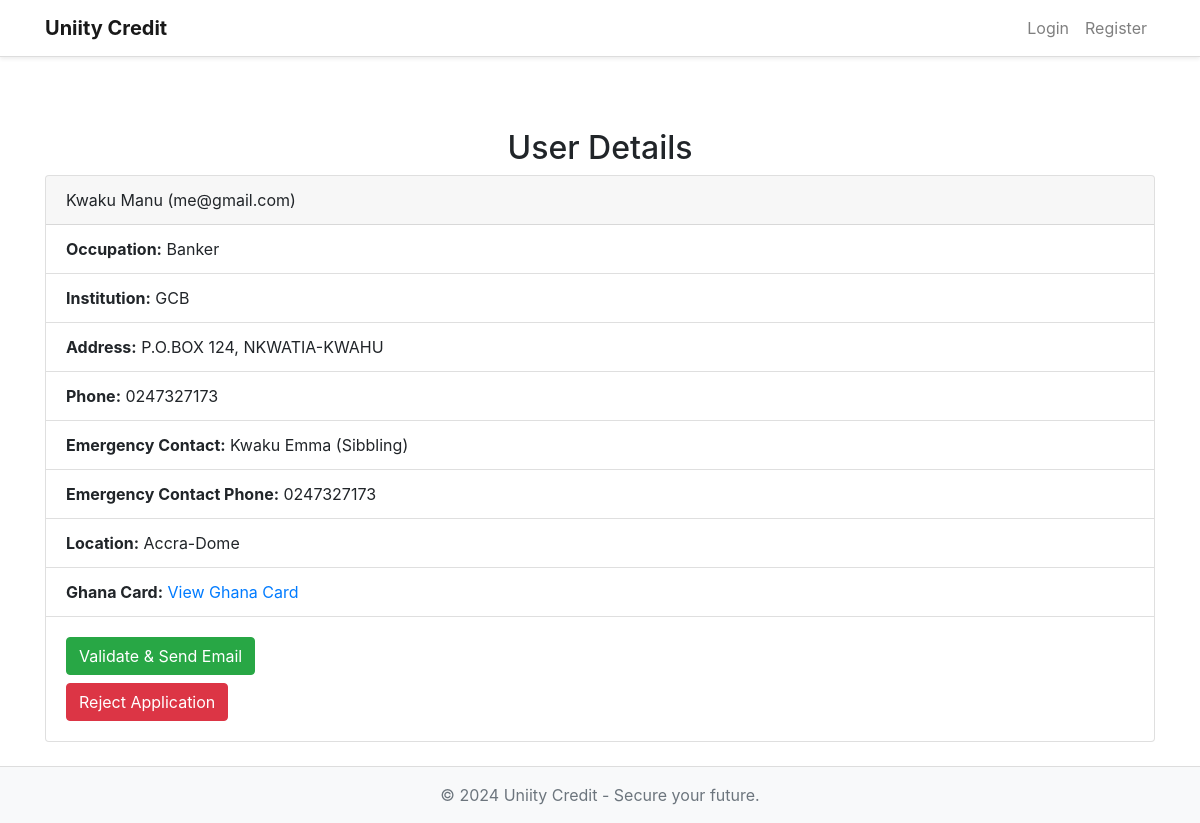
Screenshot of /user_details/2 with the database file from the repository.
### app.py (models this page shows, shortened)
class User(db.Model, UserMixin):
    id = db.Column(db.Integer, primary_key=True)
    full_name = db.Column(db.String(100), nullable=False)
    occupation = db.Column(db.String(100), nullable=False)
    institution = db.Column(db.String(100), nullable=False)
    address = db.Column(db.String(200), nullable=False)
    phone = db.Column(db.String(20), nullable=False)
    email = db.Column(db.String(120), unique=True, nullable=False)
    emergency_contact_name = db.Column(db.String(100), nullable=False)
    emergency_contact_relationship = db.Column(db.String(50), nullable=False)
    emergency_contact_phone = db.Column(db.String(20), nullable=False)
    location = db.Column(db.String(100), nullable=False)
    ghana_card = db.Column(db.String(100), nullable=True)
    password_hash = db.Column(db.String(60), nullable=False)
    account_number = db.Column(db.String(10), nullable=True, unique=True)

### app.py (the view)
@app.route('/user_details/<int:user_id>', methods=['GET'])
def user_details(user_id):
    user = User.query.get_or_404(user_id)
    return render_template('user_details.html', user=user)

### templates/user_details.html
{% extends "base.html" %} {% block content %}
<div class="container mt-5">
  <h2 class="text-center">User Details</h2>
  <div class="card">
    <div class="card-header">{{ user.full_name }} ({{ user.email }})</div>
    <ul class="list-group list-group-flush">
      <li class="list-group-item">
        <strong>Occupation:</strong> {{ user.occupation }}
      </li>
      <li class="list-group-item">
        <strong>Institution:</strong> {{ user.institution }}
      </li>
      <li class="list-group-item">
        <strong>Address:</strong> {{ user.address }}
      </li>
      <li class="list-group-item"><strong>Phone:</strong> {{ user.phone }}</li>
      <li class="list-group-item">
        <strong>Emergency Contact:</strong> {{ user.emergency_contact_name }}
        ({{ user.emergency_contact_relationship }})
      </li>
      <li class="list-group-item">
        <strong>Emergency Contact Phone:</strong> {{
        user.emergency_contact_phone }}
      </li>
      <li class="list-group-item">
        <strong>Location:</strong> {{ user.location }}
      </li>
      <li class="list-group-item">
        <strong>Ghana Card:</strong>
        <a href="#">View Ghana Card</a>
      </li>
    </ul>
    <div class="card-body">
      <form
        method="POST"
        action="{{ url_for('validate_user', user_id=user.id) }}"
      >
        <button type="submit" class="btn btn-success">
          Validate & Send Email
        </button>
      </form>
      <form
        method="POST"
        action="{{ url_for('reject_user', user_id=user.id) }}"
        class="mt-2"
      >
        <button type="submit" class="btn btn-danger">Reject Application</button>
      </form>
    </div>
  </div>
</div>
{% endblock %}

### static/styles.css (style rules this page uses)
body { background-color: #f5f5f5; font-family: Arial, sans-serif; }
.btn-success { background-color: #28a745; border-color: #28a745; }

### rows the page displays
User: full_name "Kwaku Manu", email "me@gmail.com", occupation "Banker", institution "GCB", address "P.O.BOX 124, NKWATIA-KWAHU", phone "0247327173", emergency_contact_name "Kwaku Emma", emergency_contact_relationship "Sibbling", emergency_contact_phone "0247327173", location "Accra-Dome"
